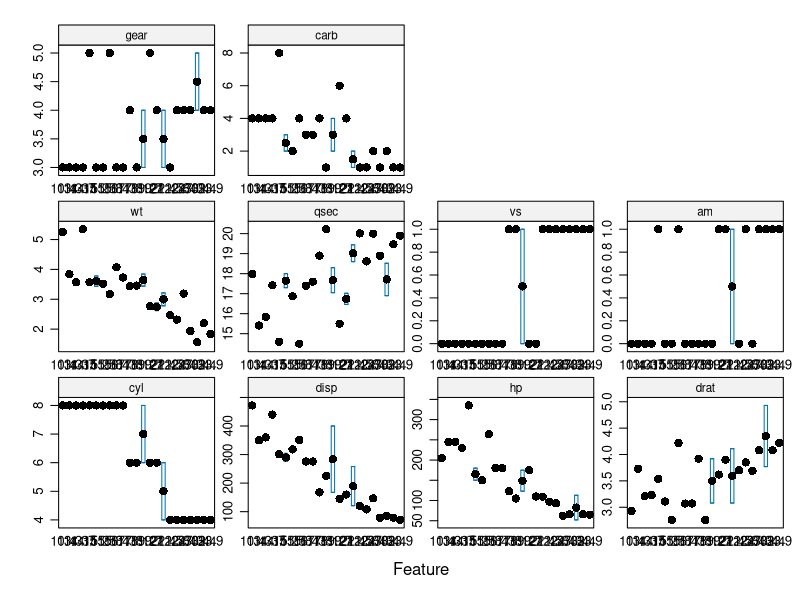
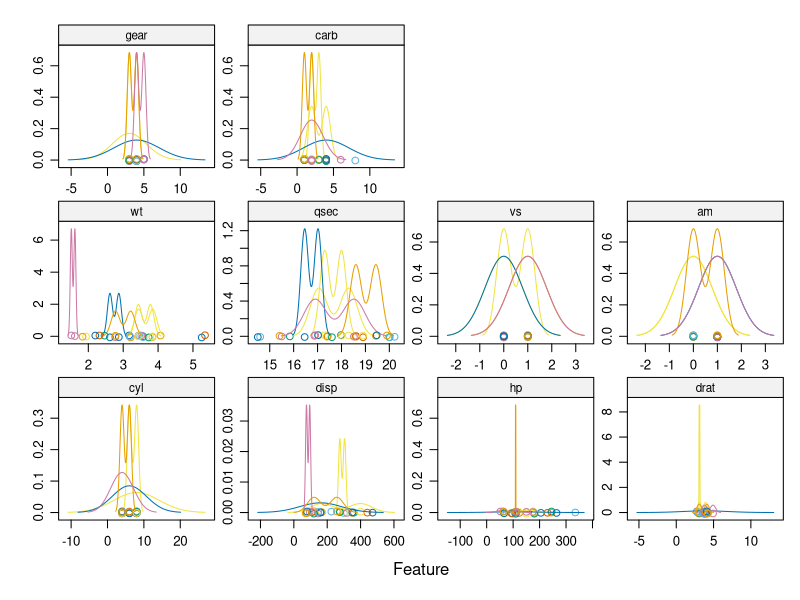
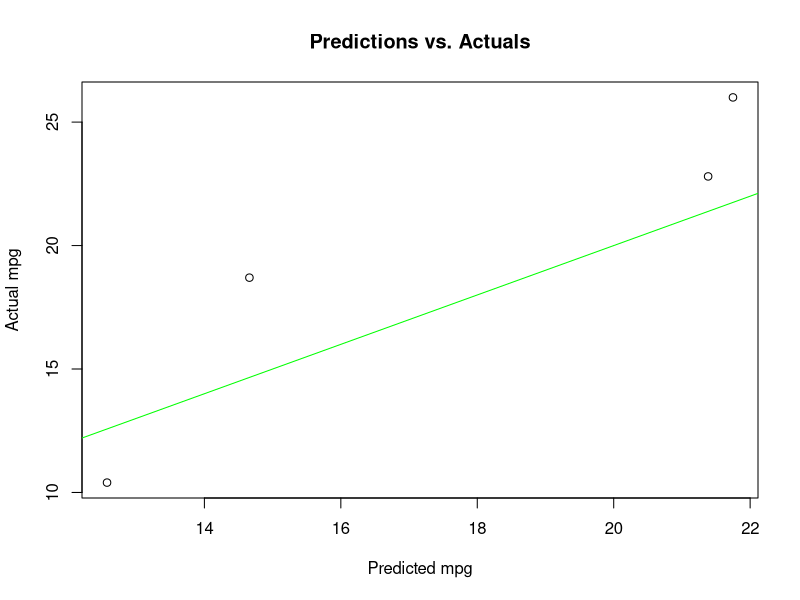

Recreate these plots in R, in order.
# HEADER------------------------------------
#
# Author:     sunyuyu
# Copyright   Copyright 2024-sunyuyu
# Email:      sunyuyu@email.ustc.edu.cn
#
# Date:       2024-03-31
#
# Script Name:homework-4.R
#
# Script Description:
# 1.数据准备和预处理
# 2.特征选择和可视化
# 3.模型训练和调优
# 4.评估模型性能
#
#
# SETUP ----------------------------------------------


# 加载包
install.packages("randomForest")
library(caret)
library(ggplot2)
library(skimr)
library(randomForest)

# 1.数据准备和预处理
# 载入mtcars数据集并查看
data(mtcars)
str(mtcars)

# 设置随机种子以确保随机抽样每次运行时都产生相同的结果
set.seed(100)

# 将mtcars中mpg数据按照7：3的比例分为训练集和测试集，同时不将结果作为列表返回
# 此处根据后续可视化预测结果将7：3更改为8：2
trainRowNumbers <- createDataPartition(mtcars$mpg, p=0.8, list=FALSE)

# 创建训练数据集和测试数据集
trainData <- mtcars[trainRowNumbers,]
testData <- mtcars[-trainRowNumbers,]

# 设置trainData数据框中列2到11包含了自变量x, 选择mpg列是因变量y
x = trainData[, 2:11]
y = trainData$mpg

# 使用skim函数来进行数据摘要统计，查看数据是否缺失
skimmed <- skim(trainData)
skimmed[, c(1:11)]                # 确定数据无缺失


# 2.特征选择和可视化
# 箱线图可视化确定变量之间的相关性
featurePlot(x = as.matrix(trainData[,2:11]), 
            y = as.factor(trainData$mpg), 
            plot = "box",
            strip=strip.custom(par.strip.text=list(cex=.7)),
            scales = list(x = list(relation="free"), 
                          y = list(relation="free")))

# 密度图可视化确定变量之间的相关性
featurePlot(x = as.matrix(trainData[,2:11]), 
            y = as.factor(trainData$mpg), 
            plot = "density",
            strip=strip.custom(par.strip.text=list(cex=.7)),
            scales = list(x = list(relation="free"), 
                          y = list(relation="free")))

# 设置随机种子为100,禁用警告信息的显示
set.seed(100)
options(warn=-1)

# 定义要尝试的特征子集的大小为2到11
subsets <- c(2:11)
# 定义了一个RFE控制参数对象 ctrl，用于在 RFE 过程中使用随机森林模型评估特征重要性
# 并使用重复的K折交叉验证来评估模型性能，重复5次，同时不显示详细输出信息
ctrl <- rfeControl(functions = rfFuncs,
                   method = "repeatedcv",
                   repeats = 5,
                   verbose = FALSE)

# 将训练数据集中的列2到11作为自变量 x，将目标变量 mpg 作为因变量 y,
# 使用rfe函数评估线性回归模型的性能,并选择出最佳的特征子集
lmProfile <- rfe(x=trainData[, 2:11], y=trainData$mpg,
                 sizes = subsets,
                 rfeControl = ctrl)
lmProfile     # 确定了最重要的四个变量:disp, wt, hp, cyl，其中disp是最重要的变量


# 3.模型训练和调优
# 设置随机种子为100
set.seed(100)

# 利用随机森林方法训练模型，使用了训练数据集中disp作为自变量
model_rf <- train(mpg ~ disp,data = trainData,method = 'rf',
                  trControl = trainControl(method = 'cv', number = 5))
model_rf
str(model_rf)


# 4.评估模型性能
# 预测测试数据集
predictions <- predict(model_rf, testData)
head(predictions)

# 计算均方根误差（RMSE）
rmse <- sqrt(mean((predictions - testData$mpg)^2))
print(paste("RMSE:", rmse))
# 训练集与测试集为7:3时的"RMSE: 3.03231332054308"
# 训练集与测试集为8:2时的"RMSE: 2.83677996825379"

# 计算决定系数
r_squared <- cor(predictions, testData$mpg)^2
print(paste("R-squared:", r_squared))
# 训练集与测试集为7:3时的"R-squared: 0.846681809449405"
# 训练集与测试集为8:2时的"R-squared: 0.615857632475227"

# 查看模型预测结果与实际值的散点图
plot(predictions, testData$mpg, main = "Predictions vs. Actuals", xlab = "Predicted mpg", ylab = "Actual mpg")
abline(0, 1, col = "green")